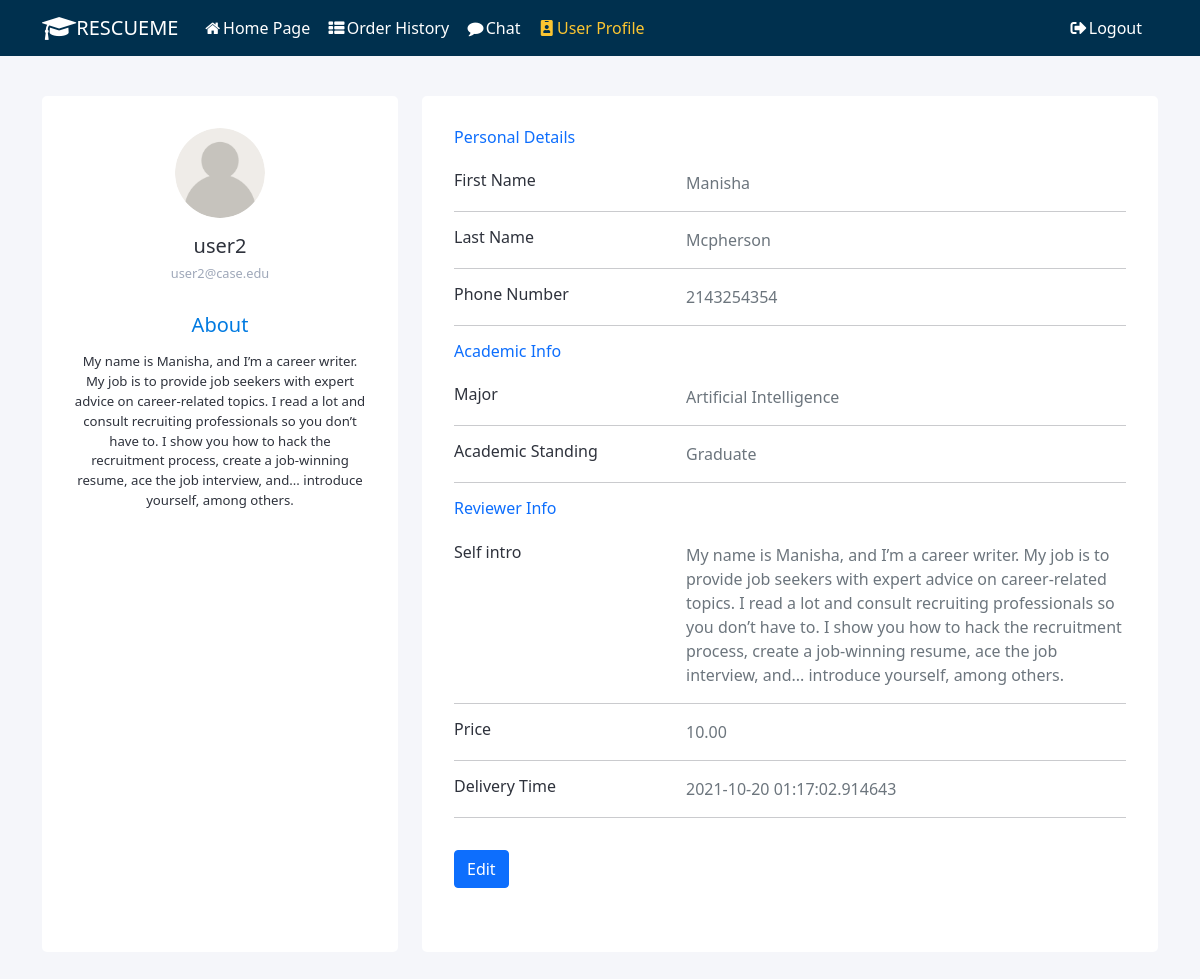
The page /user_profile/ (signed in) on the database as committed earlier.
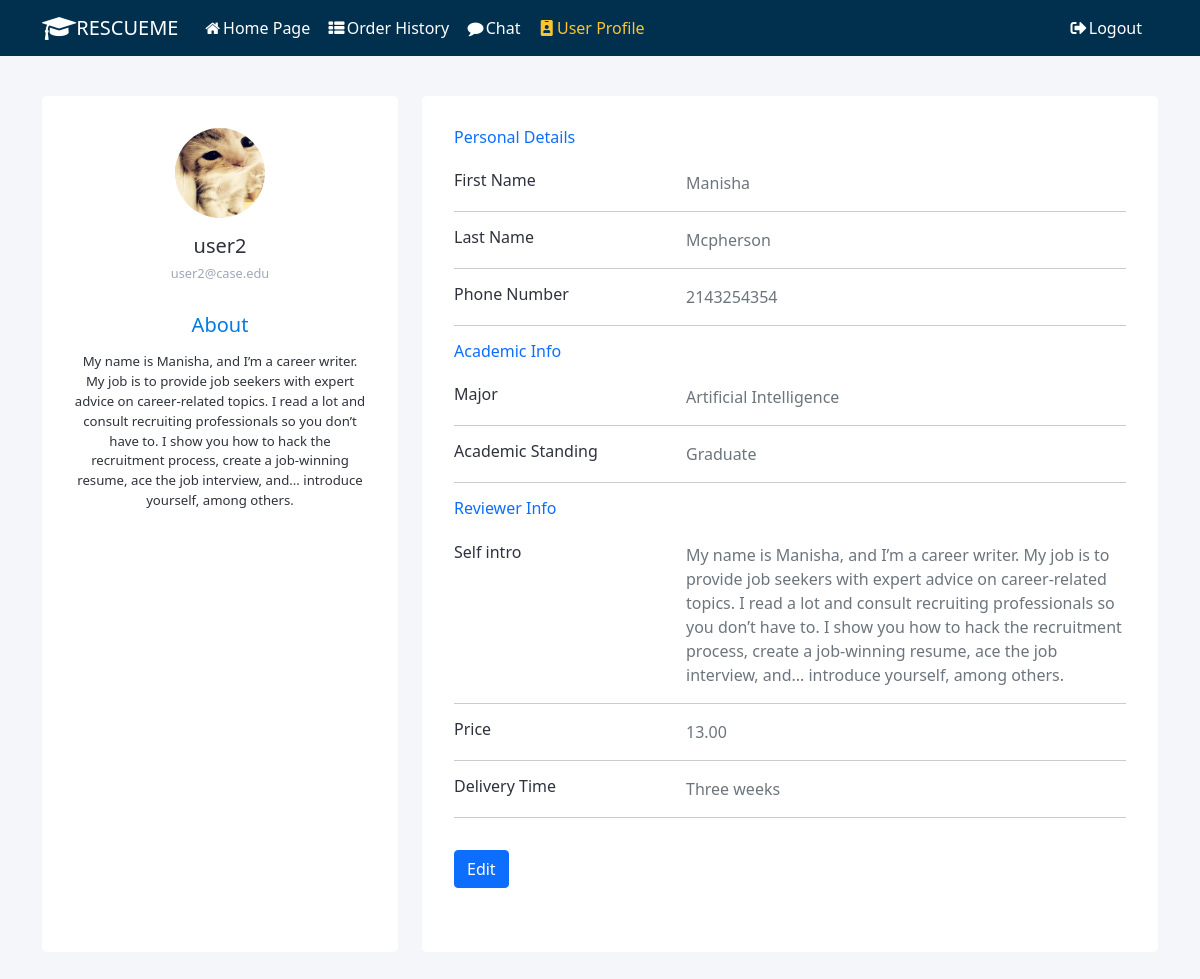
The same page on the database as committed later.
### resume_review/models.py (models this page shows)
class Account(models.Model):
    FRESHMEN = 'Freshmen'
    SOPHOMORE = 'Sophomore'
    JUNIOR = 'Junior'
    SENIOR = 'Senior'
    GRADUATE = 'Graduate'
    ACADEMIC_STANDING = [
        (FRESHMEN, 'Freshmen'),
        (SOPHOMORE, 'Sophomore'),
        (JUNIOR, 'Junior'),
        (SENIOR, 'Senior'),
        (GRADUATE, 'Graduate'),
    ]
    MAJOR = source_api.get_major_list()
    user = models.ForeignKey(User, on_delete=models.CASCADE)
    first_name = models.CharField(max_length=255)
    last_name = models.CharField(max_length=255)
    major = models.CharField(max_length=255, choices=MAJOR)
    academic = models.CharField(
        max_length=255, choices=ACADEMIC_STANDING)
    phone = models.CharField(max_length=12)
    create_at = models.DateField(auto_now=True)
    avatar = models.ImageField(
        upload_to='profile_pic', null=True, default='user.png')

class Reviewer(models.Model):
    account = models.ForeignKey(Account, on_delete=models.CASCADE)
    price = models.DecimalField(max_digits=6, decimal_places=2, default=0)
    specialized_field = models.CharField(max_length=255)
    self_intro = models.TextField()
    DELIVERY_TIME_CHOICES = [
        ('delivery_1', 'One week'),
        ('delivery_2', 'Two weeks'),
        ('delivery_3', 'Three weeks'),
        ('delivery_4', 'Four weeks or more'),
    ]
    delivery_time = models.CharField(
        max_length=255, choices=DELIVERY_TIME_CHOICES, default='delivery_1')

### resume_review/views.py (the view, shortened to what this page needs)
# urls.py: path('user_profile/', views.UserProfileView.as_view(), name='user_profile'),
class UserProfileView(FormView):
    template_name = 'user_profile.html'
    form_class = UserProfileForm
    success_url = '/user_profile'
    def get_context_data(self, **kwargs):
        context = super().get_context_data(**kwargs)
        user = self.request.user
        context['user_name'] = user.username if user.is_authenticated else None
        context['email'] = user.email if user.is_authenticated else None
        context['account'] = user_api.get_account_by_user(user)
        account = user_api.get_account_by_user(user)
        reviewer = user_api.get_reviewer_by_account(account)
        if not reviewer:
            context['self_intro'] = ''
            context['reviewer'] = 'false'
            context['price'] = ''
            context['delivery_time'] = ''
        else:
            context['self_intro'] = reviewer.self_intro
            context['reviewer'] = 'true'
            context['price'] = reviewer.price
            context['delivery_time'] = reviewer.delivery_time
        return context
    def get(self, request, *args, **kwargs):
        context = self.get_context_data(**kwargs)
        if not self.request.user.is_authenticated:
            return HttpResponseRedirect('/')
        return self.render_to_response(context)

### resume_review/templates/user_profile.html (shortened to what this page needs)
{% extends "base.html" %}
{% load static %}
{% block content %}
<link rel="stylesheet" href="{% static 'css/user_profile.css' %}" />
<div class="main-body">
    <form class="profile-form" id="profile-form" method="post" action="" enctype="multipart/form-data" novalidate>
        <div class="container">
            <div class="row gutters">
                <div class="col-xl-4 col-lg-4 col-md-12 col-sm-12 col-12">
                    <div class="card h-100">
                        <div class="card-body">
                            <div class="account-settings">
                                <div class="user-profile">
                                    <div class="user-avatar">
                                        <img class="profile-pic" src="{{account.avatar.url}}" >
                                    </div>
                                    <h5 class="user-name">{{ user_name }}</h5>
                                    <h6 class="user-email">{{ email }}</h6>
                                    {% if reviewer == 'true' %}
                                    <div class="about">
                                        <h5>About</h5>
                                        <p>{{ self_intro }}</p>
                                    </div>
                                    {% endif %}
                                </div>
                            </div>
                        </div>
                    </div>
                </div>
                <div class="col-xl-8 col-lg-8 col-md-12 col-sm-12 col-12">
                    <div class="card h-100">
                        <div class="card-body">
                            <div class="row mb-3">
                                <div class="col-sm-12">
                                    <h6 class="mb-2 text-primary">Personal Details</h6>
                                </div>
                            </div>
                            <div class="row mb-3">
                                {% with field=form.first_name %}
                                <div class="col-sm-4">
                                    <h6 class="mb-0">{{ field.label }}</h6>
                                </div>
                                <div class="col-sm-8">
                                    <div class="info text-secondary" id="info_first_name">
                                        {{ account.first_name }}
                                    </div>
                                </div>
                                {% endwith %}</div>
                            <div class="info">
                                <hr>
                            </div>
                            <div class="row mb-3">
                                {% with field=form.last_name %}
                                <div class="col-sm-4">
                                    <h6 class="mb-0">{{ field.label }}</h6>
                                </div>
                                <div class="col-sm-8">
                                    <div class="info text-secondary" id="info_last_name">
                                        {{ account.last_name }}
                                    </div>
                                </div>
                                {% endwith %}
                            </div>
                            <div class="info">
                                <hr>
                            </div>
                            <div class="row mb-3">
                                {% with field=form.phone_number %}
                                <div class="col-sm-4">
                                    <h6 class="mb-0">{{ field.label }}</h6>
                                </div>
                                <div class="col-sm-8">
                                    <div class="info text-secondary" id="info_phone_number">
                                        {{ account.phone }}
                                    </div>
                                </div>
                                {% endwith %}
                            </div>
                            <div class="info">
                                <hr>
                            </div>
                            <div class="row mb-3">
                                <div class="col-sm-12">
                                    <h6 class="mb-2 text-primary">Academic Info</h6>
                                </div>
                            </div>
                            <div class="row mb-3">
                                {% with field=form.major %}
                                <div class="col-sm-4">
                                    <h6 class="mb-0">{{ field.label }}</h6>
                                </div>
                                <div class="col-sm-8">
                                    <div class="info text-secondary" id="info_major">
                                        {{ account.major }}
                                    </div>
                                </div>
                                {% endwith %}
                            </div>
                            <div class="info">
                                <hr>
                            </div>
                            <div class="row mb-3">
                                {% with field=form.academic_standing %}
                                <div class="col-sm-4">
                                    <h6 class="mb-0">{{ field.label }}</h6>
                                </div>
                                <div class="col-sm-8">
                                    <div class="info text-secondary" id="info_academic_standing">
                                        {{ account.academic }}
                                    </div>
                                </div>
                                {% endwith %}
                            </div>
                            <div class="info">
                                <hr>
                            </div>
                            <div class="row mb-3">
                                <div class="col-sm-12">
                                    <h6 class="mb-2 text-primary">Reviewer Info</h6>
                                </div>
                            </div>
                            {% if reviewer == "false" %}
                            <div class="reviewer-profile card mt-3">
                                <div class="justify-content-center pt-5 pb-5" style="align-items:center">
                                    <h3 class="text-center"><i class="fa fa-lock text-primary fa-3x pb-3"></i></h3>
                                    <input type="text" name="unlock" value="{{reviewer}}" id="id_unlock" hidden>
                                    <button class="btn btn-outline-primary d-flex justify-content-center" style="margin: 0 auto;" id="unlock" type="button"  data-toggle="modal" data-target="#unlockModal">Unlock Reviewer</button>
                                </div>
                            </div>
                            {% else %}
                            <div class="row mb-3">
                                {% with field=form.self_intro %}
                                <div class="col-sm-4">
                                    <h6 class="mb-0">{{ field.label }}</h6>
                                </div>
                                <div class="col-sm-8">
                                    <div class="info text-secondary" id="info_self_intro">
                                        {{ self_intro }}
                                    </div>
                                </div>
                                {% endwith %}
                            </div>
                            <div class="info">
                                <hr>
                            </div>
                            <div class="row mb-3">
                                {% with field=form.price %}
                                <div class="col-sm-4">
                                    <h6 class="mb-0">{{ field.label }}</h6>
                                </div>
                                <div class="col-sm-8">
                                    <div class="info text-secondary" id="info_price">
                                        {{ price }}
                                    </div>
                                </div>
                                {% endwith %}
                            </div>
                            <div class="info">
                                <hr>
                            </div>
                            <div class="row mb-3">
                                {% with field=form.delivery_time %}
                                <div class="col-sm-4">
                                    <h6 class="mb-0">{{ field.label }}</h6>
                                </div>
                                <div class="col-sm-8">
                                    <div class="info text-secondary" id="info_delivery_time">
                                        {{ delivery_time }}
                                    </div>
                                </div>
                                {% endwith %}
                            </div>
                            <div class="info">
                                <hr>
                            </div>
                            {% endif %}
                            <div class="row mb-3">
                                <div class="col-sm-8">
                                    <div class="text-right mt-3">
                                        <div class="info">
                                            <button type="button" name="edit" id="edit" class="btn btn-primary">Edit</button>
                                        </div>
                                    </div>
                                </div>
                            </div>
                        </div>
                    </div>
                </div>
            </div>
        </div>
    </form>
</div>
{% endblock %}

### resume_review/templates/base.html (shortened to what this page needs)
{% load static %}
<!DOCTYPE html>
<html lang="en">
<head>
    <link rel="stylesheet" href="https://use.fontawesome.com/releases/v5.6.3/css/all.css">
    <link href="https://maxcdn.bootstrapcdn.com/font-awesome/4.3.0/css/font-awesome.min.css" rel="stylesheet">
    <link href="https://cdn.jsdelivr.net/npm/bootstrap@5.0.2/dist/css/bootstrap.min.css" rel="stylesheet">
    <link rel="stylesheet" href="{% static 'css/navbar.css' %}" />
</head>
<body>
<div id="sidebar">
    {% block sidebar %}
    <nav class="navbar navbar-expand-lg">
        <div class="container">
            <a class="navbar-brand text-white" href="{% url 'home' %}"><i class="fa fa-graduation-cap fa-lg mr-2"></i>RESCUEME</a>
            <div class="collapse navbar-collapse" id="nvbCollapse">
                <ul class="navbar-nav ml-auto">
                    <li class="nav-item pl-1" id="home">
                        <a class="nav-link" href="{% url 'home' %}"><i class="fa fa-home fa-fw mr-1"></i>Home Page</a>
                    </li>
                    <li class="nav-item pl-1" id="order">
                        <a class="nav-link" href="{% url 'order' %}"><i class="fa fa-th-list fa-fw mr-1"></i>Order History</a>
                    </li>
                    <li class="nav-item pl-1" id="chat">
                        <a class="nav-link" href="#"><i class="fa fa-comment fa-fw mr-1"></i>Chat</a>
                    </li>
                    <li class="nav-item pl-1" id="user_profile">
                        <a class="nav-link" href="{% url 'user_profile' %}"><i class="fas fa-id-badge fa-fw mr-1"></i>User Profile</a>
                    </li>
                </ul>
            </div>
            <a class="nav-link" id="logout-link" href="{% url 'login' %}"><i class="fas fa-sign-out-alt fa-fw mr-1"></i>Logout</a>
        </div>
    </nav>
    {% endblock %}
</div>
<div id="content">
    <div class="main-body">
    {% block content %}{% endblock %}
    </div>
</div>
</body>
</html>

Rows that differ between the two databases and show on the page:
changed Account "Manisha": avatar: picture added in place of a placeholder
changed Reviewer: price "10.00" → "13.00"; delivery_time "2021-10-20 01:17:02.914643" → "Three weeks"
